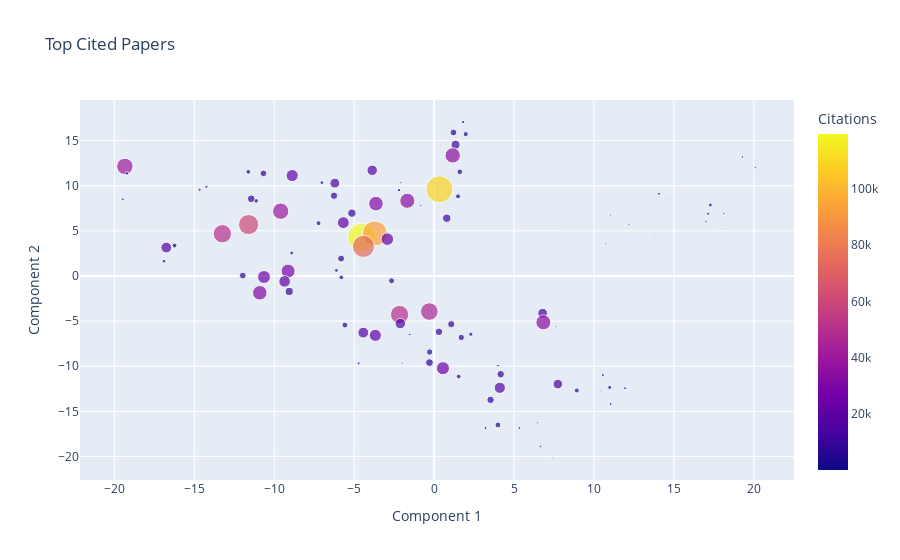

Write notebook code for a chart like this one.
### Code cell
cited_papers_df = pd.DataFrame([{"Title": unique_papers[p]["title"], "Year": unique_papers[p]["year"], 
                                 "Citations": unique_papers[p]["g_citations"], 
                                 "Component 1": reduced_embs[i, 0], "Component 2": reduced_embs[i, 1]} 
                                for i, p in enumerate(unique_papers)])

fig=px.scatter(cited_papers_df, x="Component 1", y="Component 2", color="Citations", title="Top Cited Papers",
               hover_data=["Title", "Year"], size="Citations")
fig.show("png")
fig.show()
